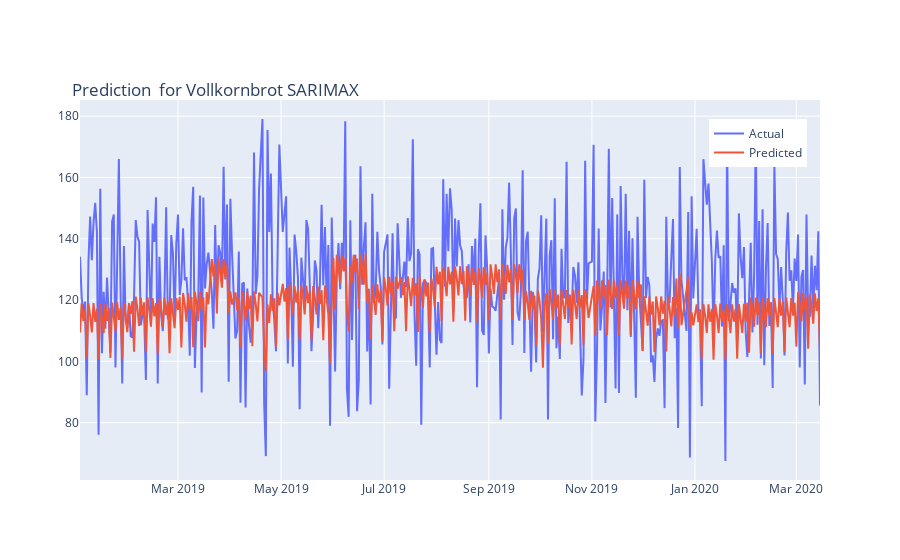

The notebook cell this image was saved under:
### Code cell
fig = go.Figure()
# Create and style traces
fig.add_trace(go.Scatter(x=s_3.index, y=s_3.Vollkornbrot, name='Actual',))
fig.add_trace(go.Scatter(x=p_3.index, y=p_3.predicted_mean, name='Predicted',))
fig.update_layout(title_text='Prediction  for Vollkornbrot SARIMAX', title_x=0.01)
fig.update_layout(legend=dict(
    yanchor="top",
    y=0.95,
    xanchor="left",
    x=0.85
))
fig.update_layout(title=dict(
    yanchor="top",
    y=0.85,
    xanchor="left",
    x=0.08))

fig.show()

### Figure 1 — Plotly figure (JSON) as saved in the notebook; plotly's stock layout.template omitted (floating-point values rounded to 4 significant figures; data arrays with more than 128 entries replaced by an {"elided": "..."} marker saying what was removed)
{"data": [{"name": "Actual", "type": "scatter", "x": {"elided": "430 str values"}, "y": {"elided": "430 float values"}}, {"name": "Predicted", "type": "scatter", "x": {"elided": "430 str values"}, "y": {"elided": "430 float values"}}], "layout": {"legend": {"x": 0.85, "xanchor": "left", "y": 0.95, "yanchor": "top"}, "title": {"text": "Prediction  for Vollkornbrot SARIMAX", "x": 0.08, "xanchor": "left", "y": 0.85, "yanchor": "top"}}}
